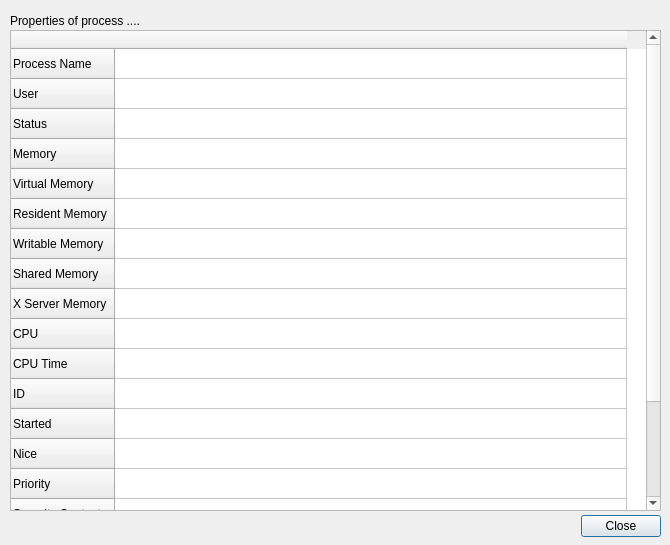
<?xml version="1.0" encoding="UTF-8"?>
<ui version="4.0">
 <class>properties</class>
 <widget class="QDialog" name="properties">
  <property name="geometry">
   <rect>
    <x>0</x>
    <y>0</y>
    <width>670</width>
    <height>545</height>
   </rect>
  </property>
  <property name="windowTitle">
   <string>Dialog</string>
  </property>
  <widget class="QDialogButtonBox" name="buttonBox">
   <property name="geometry">
    <rect>
     <x>570</x>
     <y>510</y>
     <width>91</width>
     <height>32</height>
    </rect>
   </property>
   <property name="orientation">
    <enum>Qt::Horizontal</enum>
   </property>
   <property name="standardButtons">
    <set>QDialogButtonBox::Close</set>
   </property>
  </widget>
  <widget class="QLabel" name="label">
   <property name="geometry">
    <rect>
     <x>10</x>
     <y>10</y>
     <width>331</width>
     <height>21</height>
    </rect>
   </property>
   <property name="text">
    <string>Properties of process ....</string>
   </property>
  </widget>
  <widget class="QTableWidget" name="tableWidget">
   <property name="geometry">
    <rect>
     <x>10</x>
     <y>30</y>
     <width>651</width>
     <height>481</height>
    </rect>
   </property>
   <attribute name="horizontalHeaderDefaultSectionSize">
    <number>512</number>
   </attribute>
   <row>
    <property name="text">
     <string>Process Name</string>
    </property>
   </row>
   <row>
    <property name="text">
     <string>User</string>
    </property>
   </row>
   <row>
    <property name="text">
     <string>Status</string>
    </property>
   </row>
   <row>
    <property name="text">
     <string>Memory</string>
    </property>
   </row>
   <row>
    <property name="text">
     <string>Virtual Memory</string>
    </property>
   </row>
   <row>
    <property name="text">
     <string>Resident Memory</string>
    </property>
   </row>
   <row>
    <property name="text">
     <string>Writable Memory</string>
    </property>
   </row>
   <row>
    <property name="text">
     <string>Shared Memory</string>
    </property>
   </row>
   <row>
    <property name="text">
     <string>X Server Memory</string>
    </property>
   </row>
   <row>
    <property name="text">
     <string>CPU</string>
    </property>
   </row>
   <row>
    <property name="text">
     <string>CPU Time</string>
    </property>
   </row>
   <row>
    <property name="text">
     <string>ID</string>
    </property>
   </row>
   <row>
    <property name="text">
     <string>Started</string>
    </property>
   </row>
   <row>
    <property name="text">
     <string>Nice</string>
    </property>
   </row>
   <row>
    <property name="text">
     <string>Priority</string>
    </property>
   </row>
   <row>
    <property name="text">
     <string>Security Context</string>
    </property>
   </row>
   <row>
    <property name="text">
     <string>Command Line</string>
    </property>
   </row>
   <row>
    <property name="text">
     <string>Waiting Channel</string>
    </property>
   </row>
   <row>
    <property name="text">
     <string>Control Group</string>
    </property>
   </row>
   <column>
    <property name="text">
     <string/>
    </property>
   </column>
   <item row="0" column="0">
    <property name="text">
     <string/>
    </property>
   </item>
  </widget>
 </widget>
 <resources/>
 <connections>
  <connection>
   <sender>buttonBox</sender>
   <signal>accepted()</signal>
   <receiver>properties</receiver>
   <slot>accept()</slot>
   <hints>
    <hint type="sourcelabel">
     <x>248</x>
     <y>254</y>
    </hint>
    <hint type="destinationlabel">
     <x>157</x>
     <y>274</y>
    </hint>
   </hints>
  </connection>
  <connection>
   <sender>buttonBox</sender>
   <signal>rejected()</signal>
   <receiver>properties</receiver>
   <slot>reject()</slot>
   <hints>
    <hint type="sourcelabel">
     <x>316</x>
     <y>260</y>
    </hint>
    <hint type="destinationlabel">
     <x>286</x>
     <y>274</y>
    </hint>
   </hints>
  </connection>
 </connections>
</ui>
